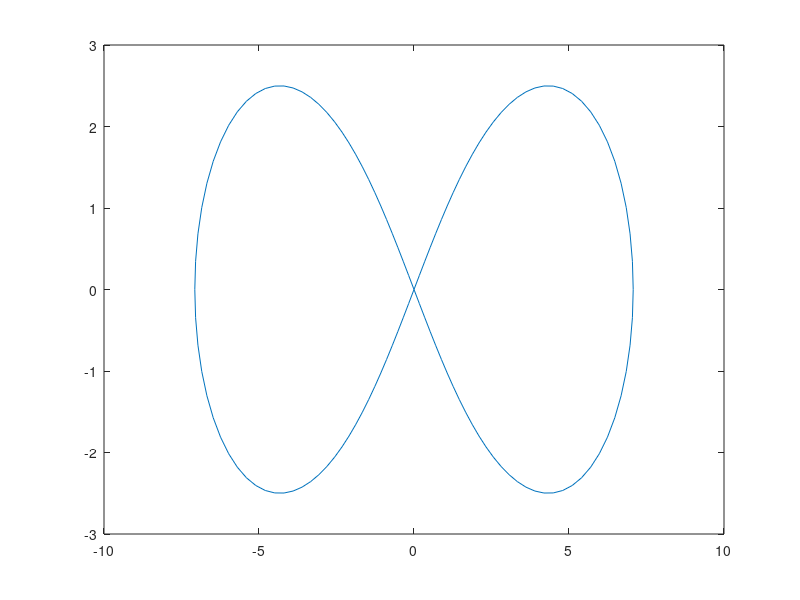

This figure's MATLAB source:
% Homework 3a: Plot a lemniscate.
% Task:
% 1. Get user input for variable a
% 2. Place data into table for t, x, y
% 3. Write the data to a file with the proper headers
% 4. Close the file and then clear the workspace
% 5. Print the contents of the file to the screen
% 6. Create blocks in the script before creation of table, writing and printing

%% Clear everything
clear, clc, close all

%% Instantiate variables and populate theta (t), x, and y
a = input('Input your value for a: ');
t = 0 : pi/64 : 2*pi;
x = ((a*sqrt(2))*cos(t))./((sin(t)).^2 + 1);
y = ((a*sqrt(2))*(cos(t).*sin(t)))./((sin(t)).^2 + 1);
plot(x,y)

%% Creating the table
Table = [t, x, y];

%% Write to the file
file = fopen('Datafile', 'w+');
fprintf(file, ' Theta (rad)     x          y\n');
fprintf(file, '%10.3f %9.3f %9.3f\n', Table);
fclose(file);
clear

%%  Read the file and place back into Table
file = fopen('Datafile', 'r');
fscanf(file, ' Theta (rad)     x          y\n');
Table = fscanf(file, '%f %f %f\n');
fclose(file);

%% Print out to the screen
fprintf(' Theta (rad)     x          y\n');
fprintf('%10.3f %9.3f %9.3f\n', Table);
